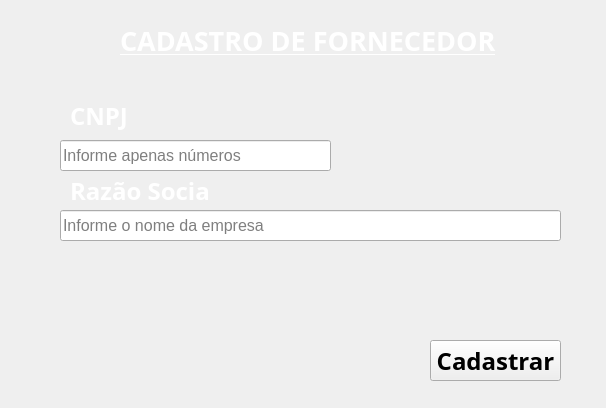
<?xml version="1.0" encoding="UTF-8"?>
<ui version="4.0">
 <class>MainWindow</class>
 <widget class="QMainWindow" name="MainWindow">
  <property name="geometry">
   <rect>
    <x>0</x>
    <y>0</y>
    <width>606</width>
    <height>408</height>
   </rect>
  </property>
  <property name="windowTitle">
   <string>Cadastro Fornecedor</string>
  </property>
  <widget class="QWidget" name="centralwidget">
   <widget class="QLineEdit" name="CnpjFornecedor">
    <property name="geometry">
     <rect>
      <x>60</x>
      <y>140</y>
      <width>271</width>
      <height>31</height>
     </rect>
    </property>
    <property name="font">
     <font>
      <pointsize>12</pointsize>
     </font>
    </property>
    <property name="placeholderText">
     <string>Informe apenas números</string>
    </property>
   </widget>
   <widget class="QLineEdit" name="nomeFornecedor">
    <property name="geometry">
     <rect>
      <x>60</x>
      <y>210</y>
      <width>501</width>
      <height>31</height>
     </rect>
    </property>
    <property name="font">
     <font>
      <pointsize>12</pointsize>
     </font>
    </property>
    <property name="text">
     <string/>
    </property>
    <property name="placeholderText">
     <string>Informe o nome da empresa</string>
    </property>
   </widget>
   <widget class="QPushButton" name="botaoCadastrar">
    <property name="geometry">
     <rect>
      <x>430</x>
      <y>340</y>
      <width>131</width>
      <height>41</height>
     </rect>
    </property>
    <property name="font">
     <font>
      <family>Sitka</family>
      <pointsize>18</pointsize>
      <weight>75</weight>
      <bold>true</bold>
     </font>
    </property>
    <property name="toolTip">
     <string>&lt;html&gt;&lt;head/&gt;&lt;body&gt;&lt;p&gt;Clique para cadastrar.&lt;/p&gt;&lt;/body&gt;&lt;/html&gt;</string>
    </property>
    <property name="text">
     <string>Cadastrar</string>
    </property>
   </widget>
   <widget class="QLabel" name="fundobackgroud_2">
    <property name="geometry">
     <rect>
      <x>-140</x>
      <y>-90</y>
      <width>961</width>
      <height>661</height>
     </rect>
    </property>
    <property name="text">
     <string/>
    </property>
    <property name="pixmap">
     <pixmap>../Images/Firefly fundo caminhao 18333.jpg</pixmap>
    </property>
   </widget>
   <widget class="QPushButton" name="botaoConsulta">
    <property name="geometry">
     <rect>
      <x>530</x>
      <y>20</y>
      <width>41</width>
      <height>41</height>
     </rect>
    </property>
    <property name="toolTip">
     <string>&lt;html&gt;&lt;head/&gt;&lt;body&gt;&lt;p&gt;Clique para Consultar!&lt;/p&gt;&lt;/body&gt;&lt;/html&gt;</string>
    </property>
    <property name="styleSheet">
     <string notr="true">border: transparent;
    background-color:transparent; 
    border-radius: 10px;

</string>
    </property>
    <property name="text">
     <string/>
    </property>
   </widget>
   <widget class="QLabel" name="label_3">
    <property name="geometry">
     <rect>
      <x>540</x>
      <y>20</y>
      <width>31</width>
      <height>41</height>
     </rect>
    </property>
    <property name="text">
     <string/>
    </property>
    <property name="pixmap">
     <pixmap>../Images/documento.png</pixmap>
    </property>
   </widget>
   <widget class="QLabel" name="label_19">
    <property name="geometry">
     <rect>
      <x>70</x>
      <y>100</y>
      <width>61</width>
      <height>31</height>
     </rect>
    </property>
    <property name="font">
     <font>
      <family>Sitka Banner</family>
      <pointsize>18</pointsize>
      <weight>75</weight>
      <bold>true</bold>
     </font>
    </property>
    <property name="styleSheet">
     <string notr="true">color: rgb(255, 255, 255);
</string>
    </property>
    <property name="text">
     <string>CNPJ</string>
    </property>
   </widget>
   <widget class="QLabel" name="label_20">
    <property name="geometry">
     <rect>
      <x>70</x>
      <y>180</y>
      <width>141</width>
      <height>21</height>
     </rect>
    </property>
    <property name="font">
     <font>
      <family>Sitka Banner</family>
      <pointsize>18</pointsize>
      <weight>75</weight>
      <bold>true</bold>
     </font>
    </property>
    <property name="styleSheet">
     <string notr="true">color: rgb(255, 255, 255);
</string>
    </property>
    <property name="text">
     <string>Razão Social</string>
    </property>
   </widget>
   <widget class="QLabel" name="label_12">
    <property name="geometry">
     <rect>
      <x>20</x>
      <y>20</y>
      <width>31</width>
      <height>31</height>
     </rect>
    </property>
    <property name="text">
     <string/>
    </property>
    <property name="pixmap">
     <pixmap>../Images/fast_backward_double_chevron_back_previous_left_icon_258776.png</pixmap>
    </property>
   </widget>
   <widget class="QPushButton" name="VoltarMenu">
    <property name="geometry">
     <rect>
      <x>10</x>
      <y>10</y>
      <width>51</width>
      <height>41</height>
     </rect>
    </property>
    <property name="styleSheet">
     <string notr="true">background-color: transparent;
    border: none;
    color: white;</string>
    </property>
    <property name="text">
     <string/>
    </property>
   </widget>
   <widget class="QLabel" name="label_13">
    <property name="geometry">
     <rect>
      <x>120</x>
      <y>20</y>
      <width>381</width>
      <height>41</height>
     </rect>
    </property>
    <property name="font">
     <font>
      <family>Segoe UI Black</family>
      <pointsize>20</pointsize>
      <weight>75</weight>
      <bold>true</bold>
      <underline>true</underline>
     </font>
    </property>
    <property name="styleSheet">
     <string notr="true">color: rgb(255, 255, 255);
</string>
    </property>
    <property name="text">
     <string>CADASTRO DE FORNECEDOR</string>
    </property>
   </widget>
   <zorder>fundobackgroud_2</zorder>
   <zorder>CnpjFornecedor</zorder>
   <zorder>nomeFornecedor</zorder>
   <zorder>botaoCadastrar</zorder>
   <zorder>label_3</zorder>
   <zorder>label_19</zorder>
   <zorder>label_20</zorder>
   <zorder>label_12</zorder>
   <zorder>botaoConsulta</zorder>
   <zorder>label_13</zorder>
   <zorder>VoltarMenu</zorder>
  </widget>
 </widget>
 <resources/>
 <connections/>
</ui>
